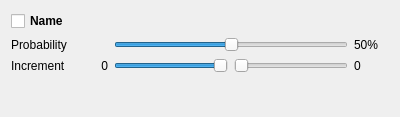
<?xml version="1.0" encoding="UTF-8"?>
<ui version="4.0">
 <class>IntegerMutationController</class>
 <widget class="QWidget" name="IntegerMutationController">
  <property name="geometry">
   <rect>
    <x>0</x>
    <y>0</y>
    <width>400</width>
    <height>117</height>
   </rect>
  </property>
  <property name="windowTitle">
   <string>Form</string>
  </property>
  <property name="whatsThis">
   <string>&lt;!DOCTYPE HTML PUBLIC &quot;-//W3C//DTD HTML 4.0//EN&quot; &quot;http://www.w3.org/TR/REC-html40/strict.dtd&quot;&gt;
&lt;html&gt;&lt;head&gt;&lt;meta name=&quot;qrichtext&quot; content=&quot;1&quot; /&gt;&lt;style type=&quot;text/css&quot;&gt;
p, li { white-space: pre-wrap; }
&lt;/style&gt;&lt;/head&gt;&lt;body style=&quot; font-family:'MS Shell Dlg 2'; font-size:8.25pt; font-weight:400; font-style:normal;&quot;&gt;
&lt;p style=&quot; margin-top:0px; margin-bottom:0px; margin-left:0px; margin-right:0px; -qt-block-indent:0; text-indent:0px;&quot;&gt;&lt;span style=&quot; font-size:12pt; font-weight:600; color:#000000;&quot;&gt;Mutation&lt;/span&gt;&lt;/p&gt;
&lt;p style=&quot;-qt-paragraph-type:empty; margin-top:0px; margin-bottom:0px; margin-left:0px; margin-right:0px; -qt-block-indent:0; text-indent:0px; font-size:12pt; font-weight:600;&quot;&gt;&lt;/p&gt;
&lt;p style=&quot; margin-top:0px; margin-bottom:0px; margin-left:0px; margin-right:0px; -qt-block-indent:0; text-indent:0px;&quot;&gt;&lt;span style=&quot; font-size:8pt; font-weight:600;&quot;&gt;Probability&lt;/span&gt;&lt;/p&gt;
&lt;p style=&quot;-qt-paragraph-type:empty; margin-top:0px; margin-bottom:0px; margin-left:0px; margin-right:0px; -qt-block-indent:0; text-indent:0px; font-size:8pt;&quot;&gt;&lt;/p&gt;
&lt;p style=&quot; margin-top:0px; margin-bottom:0px; margin-left:0px; margin-right:0px; -qt-block-indent:0; text-indent:0px;&quot;&gt;&lt;span style=&quot; font-size:8pt;&quot;&gt;Probability of mutation occurrence.&lt;/span&gt;&lt;/p&gt;
&lt;p style=&quot;-qt-paragraph-type:empty; margin-top:0px; margin-bottom:0px; margin-left:0px; margin-right:0px; -qt-block-indent:0; text-indent:0px; font-size:8pt;&quot;&gt;&lt;/p&gt;
&lt;p style=&quot; margin-top:0px; margin-bottom:0px; margin-left:0px; margin-right:0px; -qt-block-indent:0; text-indent:0px;&quot;&gt;&lt;span style=&quot; font-size:8pt; font-weight:600;&quot;&gt;Increment&lt;/span&gt;&lt;/p&gt;
&lt;p style=&quot;-qt-paragraph-type:empty; margin-top:0px; margin-bottom:0px; margin-left:0px; margin-right:0px; -qt-block-indent:0; text-indent:0px; font-size:8pt;&quot;&gt;&lt;/p&gt;
&lt;p style=&quot; margin-top:0px; margin-bottom:0px; margin-left:0px; margin-right:0px; -qt-block-indent:0; text-indent:0px;&quot;&gt;&lt;span style=&quot; font-size:8pt;&quot;&gt;The new value is calculated like this :&lt;/span&gt;&lt;/p&gt;
&lt;p style=&quot;-qt-paragraph-type:empty; margin-top:0px; margin-bottom:0px; margin-left:0px; margin-right:0px; -qt-block-indent:0; text-indent:0px; font-size:8pt;&quot;&gt;&lt;/p&gt;
&lt;p style=&quot; margin-top:0px; margin-bottom:0px; margin-left:0px; margin-right:0px; -qt-block-indent:0; text-indent:0px;&quot;&gt;&lt;span style=&quot; font-size:8pt; font-style:italic; color:#000000;&quot;&gt;newValue&lt;/span&gt;&lt;span style=&quot; font-size:8pt; font-style:italic; color:#c0c0c0;&quot;&gt; &lt;/span&gt;&lt;span style=&quot; font-size:8pt; font-style:italic; color:#000000;&quot;&gt;= oldValue&lt;/span&gt;&lt;span style=&quot; font-size:8pt; font-style:italic; color:#c0c0c0;&quot;&gt; &lt;/span&gt;&lt;span style=&quot; font-size:8pt; font-style:italic; color:#000000;&quot;&gt;+&lt;/span&gt;&lt;span style=&quot; font-size:8pt; font-style:italic; color:#c0c0c0;&quot;&gt; &lt;/span&gt;&lt;span style=&quot; font-size:8pt; font-style:italic;&quot;&gt;random&lt;/span&gt;&lt;span style=&quot; font-size:8pt; font-style:italic; color:#000000;&quot;&gt;(&lt;/span&gt;&lt;span style=&quot; font-size:8pt; font-style:italic; color:#800000;&quot;&gt;minIncr&lt;/span&gt;&lt;span style=&quot; font-size:8pt; font-style:italic; color:#000000;&quot;&gt;,&lt;/span&gt;&lt;span style=&quot; font-size:8pt; font-style:italic; color:#c0c0c0;&quot;&gt; &lt;/span&gt;&lt;span style=&quot; font-size:8pt; font-style:italic; color:#800000;&quot;&gt;maxIncr)&lt;/span&gt;&lt;/p&gt;&lt;/body&gt;&lt;/html&gt;</string>
  </property>
  <layout class="QGridLayout" name="gridLayout">
   <item row="4" column="0">
    <spacer name="verticalSpacer_3">
     <property name="orientation">
      <enum>Qt::Vertical</enum>
     </property>
     <property name="sizeHint" stdset="0">
      <size>
       <width>50</width>
       <height>23</height>
      </size>
     </property>
    </spacer>
   </item>
   <item row="1" column="2" colspan="2">
    <widget class="QSlider" name="sProbability">
     <property name="maximum">
      <number>1000</number>
     </property>
     <property name="value">
      <number>500</number>
     </property>
     <property name="sliderPosition">
      <number>500</number>
     </property>
     <property name="orientation">
      <enum>Qt::Horizontal</enum>
     </property>
    </widget>
   </item>
   <item row="2" column="2">
    <widget class="QSlider" name="sMinIncr">
     <property name="minimum">
      <number>-100</number>
     </property>
     <property name="maximum">
      <number>0</number>
     </property>
     <property name="orientation">
      <enum>Qt::Horizontal</enum>
     </property>
    </widget>
   </item>
   <item row="2" column="3">
    <widget class="QSlider" name="sMaxIncr">
     <property name="minimum">
      <number>0</number>
     </property>
     <property name="maximum">
      <number>100</number>
     </property>
     <property name="orientation">
      <enum>Qt::Horizontal</enum>
     </property>
    </widget>
   </item>
   <item row="1" column="0">
    <widget class="QLabel" name="label">
     <property name="text">
      <string>Probability</string>
     </property>
    </widget>
   </item>
   <item row="2" column="1">
    <widget class="QLabel" name="lMinIncr">
     <property name="minimumSize">
      <size>
       <width>35</width>
       <height>0</height>
      </size>
     </property>
     <property name="text">
      <string>0</string>
     </property>
     <property name="alignment">
      <set>Qt::AlignRight|Qt::AlignTrailing|Qt::AlignVCenter</set>
     </property>
    </widget>
   </item>
   <item row="2" column="0">
    <widget class="QLabel" name="label_12">
     <property name="text">
      <string>Increment</string>
     </property>
    </widget>
   </item>
   <item row="2" column="4">
    <widget class="QLabel" name="lMaxIncr">
     <property name="minimumSize">
      <size>
       <width>35</width>
       <height>0</height>
      </size>
     </property>
     <property name="text">
      <string>0</string>
     </property>
    </widget>
   </item>
   <item row="1" column="4">
    <widget class="QLabel" name="lProbabilty">
     <property name="minimumSize">
      <size>
       <width>35</width>
       <height>0</height>
      </size>
     </property>
     <property name="text">
      <string>50%</string>
     </property>
    </widget>
   </item>
   <item row="0" column="0" colspan="5">
    <widget class="QCheckBox" name="cbName">
     <property name="font">
      <font>
       <weight>75</weight>
       <bold>true</bold>
      </font>
     </property>
     <property name="text">
      <string>Name</string>
     </property>
    </widget>
   </item>
  </layout>
 </widget>
 <resources/>
 <connections/>
</ui>
